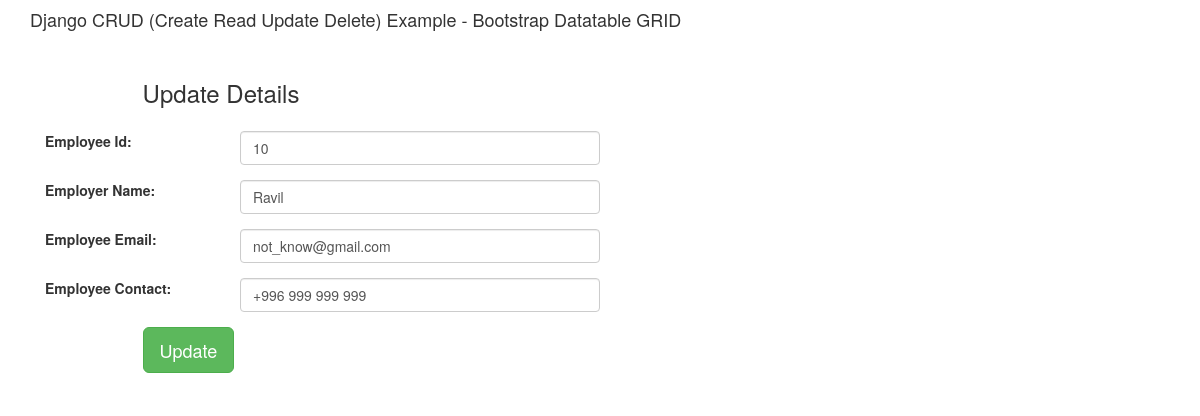
The app's page /edit/10, older data.
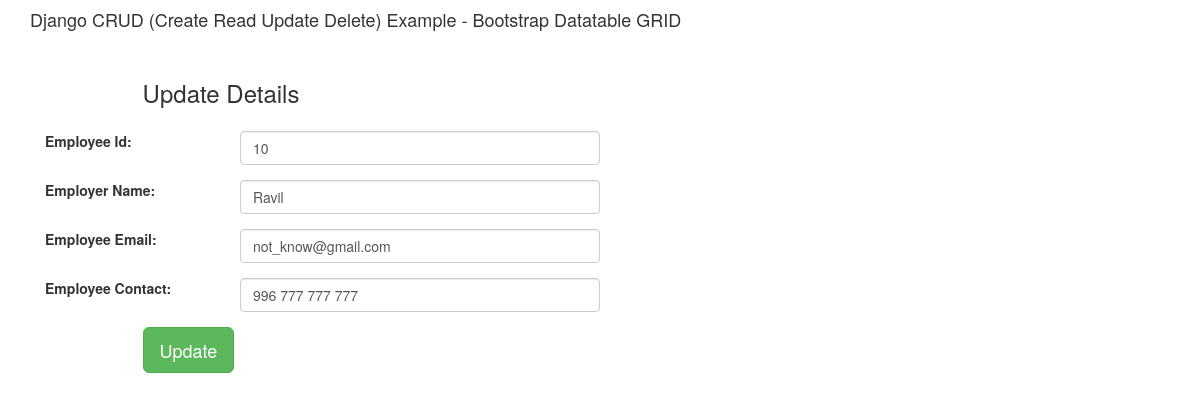
The same page, newer data.
### grid/models.py (models this page shows, shortened)
class Employer(models.Model):
    name = models.CharField(max_length=255)
    email = models.EmailField()
    contact = models.CharField(max_length=255)
    class Meta:
        verbose_name = 'Работник'
        verbose_name_plural = 'Работники'

### grid/views.py (the view)
# urls.py: path('edit/<int:id>', edit, name='edit'),
def edit(request, id):
    employer = Employer.objects.get(id=id)
    context = {'employer': employer}
    return render(request, 'edit.html', context)

### grid/templates/edit.html (shortened to what this page needs)
{%extends 'base.html' %}
{% block content %}
    <div class="col-md-12">
        <h4>Django CRUD (Create Read Update Delete) Example - Bootstrap Datatable GRID</h4>
        <form method="POST" class="post-form" action="/update/{{ employer.id }}">
            <div class="container">
                <br>
                <div class="form-group row">
                    <label class="col-sm-1 col-form-label"></label>
                    <div class="col-sm-4">
                        <h3>Update Details</h3>
                    </div>
                </div>
                <div class="form-group row">
                    <label class="col-sm-2 col-form-label">Employee Id:</label>
                    <div class="col-sm-4">
                        <input type="text" class="form-control" name="id" id="id_id" required maxlength="20"
                               value="{{ employer.id }}"/>
                    </div>
                </div>
                <div class="form-group row">
                    <label class="col-sm-2 col-form-label">Employer Name:</label>
                    <div class="col-sm-4">
                        <input type="text" class="form-control" name="name" id="id_name" required maxlength="100"
                               value="{{ employer.name }}"/>
                    </div>
                </div>
                <div class="form-group row">
                    <label class="col-sm-2 col-form-label">Employee Email:</label>
                    <div class="col-sm-4">
                        <input type="email" class="form-control" name="email" id="id_email" required maxlength="254"
                               value="{{ employer.email }}"/>
                    </div>
                </div>
                <div class="form-group row">
                    <label class="col-sm-2 col-form-label">Employee Contact:</label>
                    <div class="col-sm-4">
                        <input type="text" class="form-control" name="contact" id="id_contact" required maxlength="15"
                               value="{{ employer.contact }}"/>
                    </div>
                </div>
                <div class="form-group row">
                    <label class="col-sm-1 col-form-label"></label>
                    <div class="col-sm-4">
                        <button type="submit" class="btn btn-success btn-lg">Update</button>
                    </div>
                </div>
            </div>
        </form>
    </div>
{% endblock content %}

Row changes from the older to the newer data that the page shows:
changed Employer "Ravil": contact "+996 999 999 999" → "996 777 777 777"
